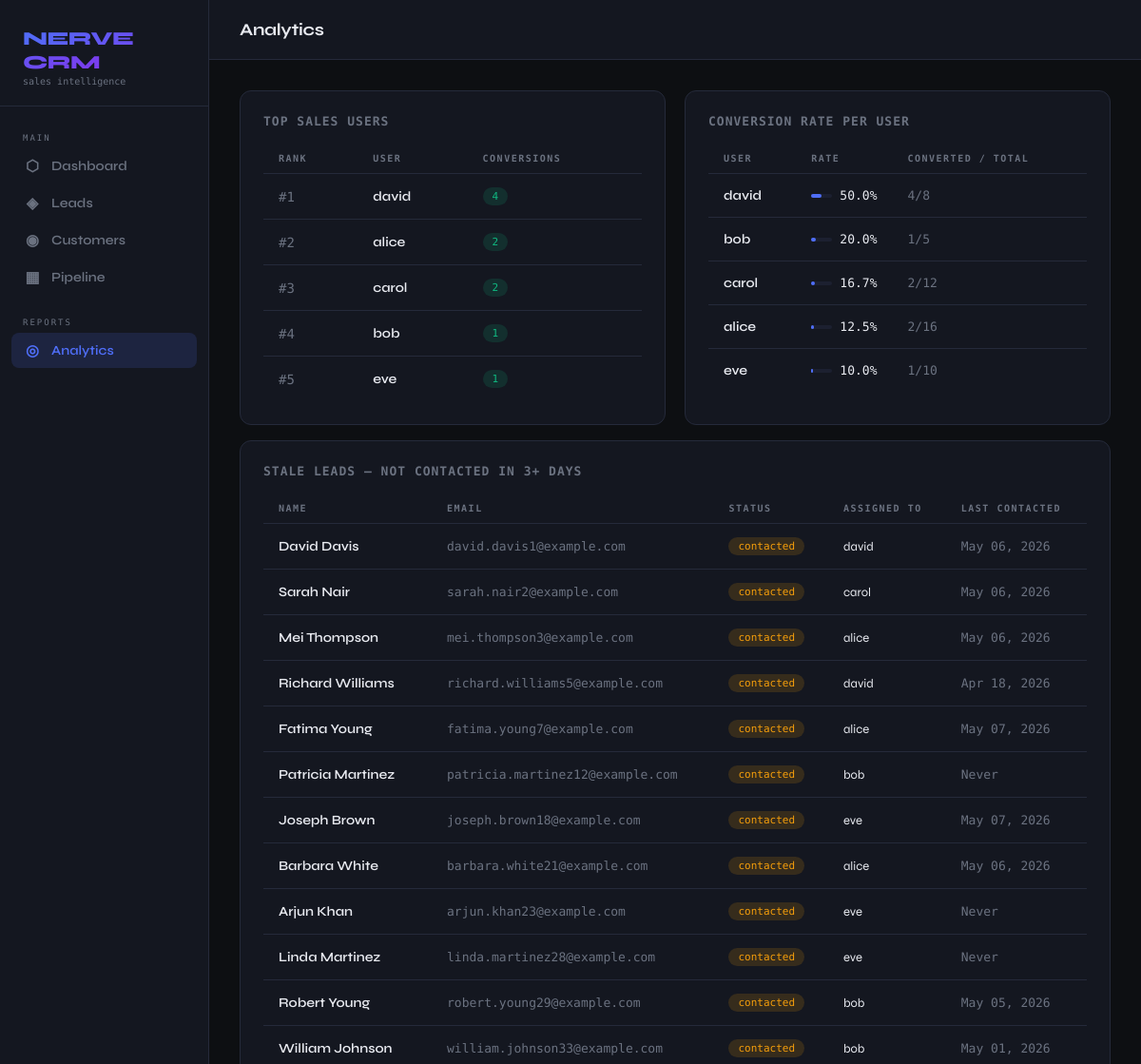
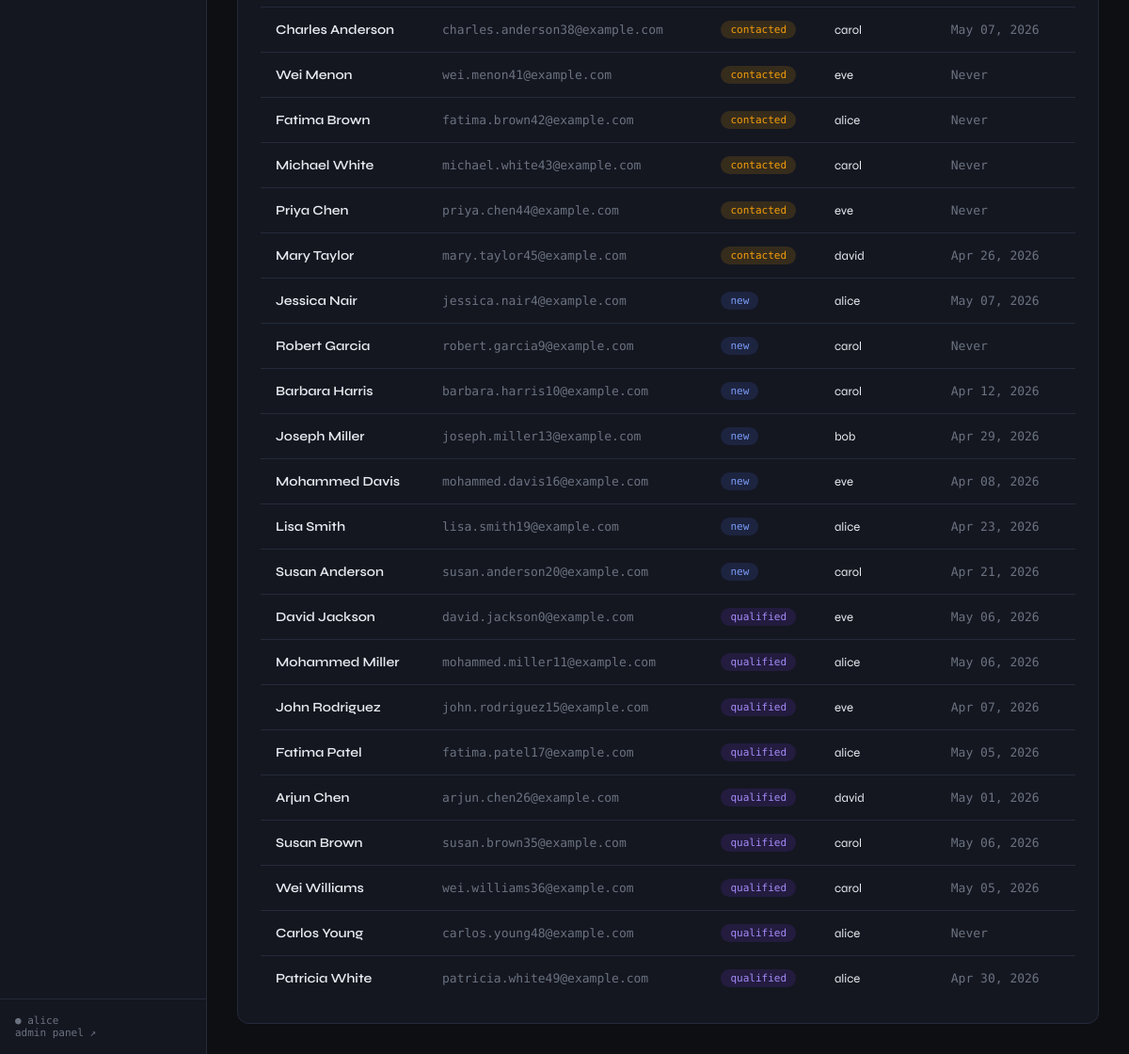
Page /crm/analytics/ (signed in) on the committed database (2 pictures, top to bottom).
### crm/models.py (models this page shows, shortened)
class User(AbstractUser):
    class Role(models.TextChoices):
        ADMIN = 'admin', 'Admin'
        SALES_REP = 'sales_rep', 'Sales Representative'
        MANAGER = 'manager', 'Manager'
    role = models.CharField(
        max_length=20,
        choices=Role.choices,
        default=Role.SALES_REP
    )
    phone = models.CharField(max_length=20, blank=True)
    created_at = models.DateTimeField(auto_now_add=True)
    updated_at = models.DateTimeField(auto_now=True)
    class Meta:
        db_table = 'crm_users'
        verbose_name = 'User'
        verbose_name_plural = 'Users'

class Lead(models.Model):
    class Status(models.TextChoices):
        NEW = 'new', 'New'
        CONTACTED = 'contacted', 'Contacted'
        QUALIFIED = 'qualified', 'Qualified'
        CONVERTED = 'converted', 'Converted'
        LOST = 'lost', 'Lost'
    class Source(models.TextChoices):
        WEBSITE = 'website', 'Website'
        REFERRAL = 'referral', 'Referral'
        SOCIAL = 'social', 'Social Media'
        COLD_CALL = 'cold_call', 'Cold Call'
        EMAIL = 'email', 'Email Campaign'
        OTHER = 'other', 'Other'
    first_name = models.CharField(max_length=100)
    last_name = models.CharField(max_length=100)
    email = models.EmailField(unique=True)
    phone = models.CharField(max_length=20, blank=True)
    company = models.CharField(max_length=200, blank=True)
    status = models.CharField(
        max_length=20,
        choices=Status.choices,
        default=Status.NEW,
        db_index=True
    )
    source = models.CharField(
        max_length=20,
        choices=Source.choices,
        default=Source.OTHER
    )
    notes = models.TextField(blank=True)
    estimated_value = models.DecimalField(
        max_digits=12, decimal_places=2,
        null=True, blank=True
    )
    assigned_to = models.ForeignKey(
        User,
        on_delete=models.SET_NULL,
        null=True, blank=True,
        related_name='assigned_leads'
    )
    tags = models.ManyToManyField(
        'Tag',
        blank=True,
        related_name='leads'
    )
    last_contacted = models.DateTimeField(null=True, blank=True)
    converted_at = models.DateTimeField(null=True, blank=True)
    created_at = models.DateTimeField(auto_now_add=True)
    updated_at = models.DateTimeField(auto_now=True)
    objects = LeadManager()
    class Meta:
        db_table = 'crm_leads'
        ordering = ['-created_at']
        indexes = [
            models.Index(fields=['status', 'assigned_to']),
            models.Index(fields=['last_contacted']),
            models.Index(fields=['created_at']),
        ]
    @property
    def full_name(self):
        return f"{self.first_name} {self.last_name}"

### crm/views.py (the view)
# urls.py: path('analytics/',                   views.sales_analytics,     name='sales_analytics'),
@login_required
def sales_analytics(request):
    context = {
        'top_users': Lead.objects.top_sales_users(limit=5),
        'stale_leads': Lead.objects.not_contacted_recently(days=3),
        'conversion_rates': Lead.objects.conversion_rate_per_user(),
    }
    return render(request, 'crm/analytics.html', context)

### crm/models.py (called while the page is built)
    def not_contacted_recently(self, days=3):
        cutoff = timezone.now() - timezone.timedelta(days=days)
        return self.filter(
            Q(last_contacted__lt=cutoff) | Q(last_contacted__isnull=True),
            status__in=['new', 'contacted', 'qualified']
        )

    def conversion_rate_per_user(self):
        return (
            self.values('assigned_to__id', 'assigned_to__username')
            .annotate(
                total_leads=Count('id'),
                converted_leads=Count('id', filter=Q(status='converted')),
            )
            .annotate(
                conversion_rate=ExpressionWrapper(
                    Cast('converted_leads', FloatField()) * 100.0
                    / Cast('total_leads', FloatField()),
                    output_field=FloatField()
                )
            )
            .order_by('-conversion_rate')
        )

    def top_sales_users(self, limit=5):
        return (
            self.filter(status='converted')
            .values('assigned_to__id', 'assigned_to__username')
            .annotate(converted_count=Count('id'))
            .order_by('-converted_count')[:limit]
        )

### crm/templates/crm/analytics.html (shortened to what this page needs)
{% extends 'crm/base.html' %}
{% block page_title %}Analytics{% endblock %}
{% block content %}
<div class="grid grid-2 mb-4">
    <div class="card">
        <div class="card-title">Top Sales Users</div>
        <table>
            <thead>
                <tr><th>Rank</th><th>User</th><th>Conversions</th></tr>
            </thead>
            <tbody>
                {% for row in top_users %}
                <tr>
                    <td class="text-muted text-mono">#{{ forloop.counter }}</td>
                    <td style="font-weight:600;">{{ row.assigned_to__username }}</td>
                    <td><span class="badge badge-converted">{{ row.converted_count }}</span></td>
                </tr>
                {% empty %}
                <tr><td colspan="3" class="text-muted text-sm">No data</td></tr>
                {% endfor %}
            </tbody>
        </table>
    </div>
    <div class="card">
        <div class="card-title">Conversion Rate Per User</div>
        <table>
            <thead>
                <tr><th>User</th><th>Rate</th><th>Converted / Total</th></tr>
            </thead>
            <tbody>
                {% for row in conversion_rates %}
                <tr>
                    <td style="font-weight:600;">{{ row.assigned_to__username }}</td>
                    <td>
                        <div style="display:flex;align-items:center;gap:8px;">
                            <div style="flex:1;height:4px;background:var(--surface2);border-radius:2px;">
                                <div style="width:{{ row.conversion_rate|floatformat:0 }}%;height:100%;background:var(--accent);border-radius:2px;"></div>
                            </div>
                            <span class="text-mono text-sm">{{ row.conversion_rate|floatformat:1 }}%</span>
                        </div>
                    </td>
                    <td class="text-muted text-mono text-sm">{{ row.converted_leads }}/{{ row.total_leads }}</td>
                </tr>
                {% empty %}
                <tr><td colspan="3" class="text-muted text-sm">No data</td></tr>
                {% endfor %}
            </tbody>
        </table>
    </div>
</div>
<div class="card">
    <div class="card-title">Stale Leads — Not Contacted in 3+ Days</div>
    {% if stale_leads %}
    <table>
        <thead>
            <tr><th>Name</th><th>Email</th><th>Status</th><th>Assigned To</th><th>Last Contacted</th></tr>
        </thead>
        <tbody>
            {% for lead in stale_leads %}
            <tr>
                <td>
                    <a href="{% url 'lead_detail' lead.pk %}" style="color:var(--text);text-decoration:none;font-weight:600;">
                        {{ lead.full_name }}
                    </a>
                </td>
                <td class="text-mono text-sm text-muted">{{ lead.email }}</td>
                <td><span class="badge badge-{{ lead.status }}">{{ lead.status }}</span></td>
                <td class="text-sm">{{ lead.assigned_to.username|default:"—" }}</td>
                <td class="text-mono text-sm text-muted">
                    {% if lead.last_contacted %}{{ lead.last_contacted|date:"M d, Y" }}{% else %}Never{% endif %}
                </td>
            </tr>
            {% endfor %}
        </tbody>
    </table>
    {% else %}
    <div class="empty"><div class="empty-text">All leads are up to date ✓</div></div>
    {% endif %}
</div>
{% endblock %}

### crm/templates/crm/base.html (shortened to what this page needs)
<!DOCTYPE html>
<html lang="en">
<head>
</head>
<body>
<aside class="sidebar">
    <div class="sidebar-logo">
        <span>NERVE CRM</span>
        <small>sales intelligence</small>
    </div>
    <nav>
        <div class="nav-label">Main</div>
        <a href="{% url 'dashboard' %}" class="nav-link {% if request.resolver_match.url_name == 'dashboard' %}active{% endif %}">
            <span class="nav-icon">⬡</span> Dashboard
        </a>
        <a href="{% url 'lead_list' %}" class="nav-link {% if 'lead' in request.resolver_match.url_name %}active{% endif %}">
            <span class="nav-icon">◈</span> Leads
        </a>
        <a href="{% url 'customer_list' %}" class="nav-link {% if 'customer' in request.resolver_match.url_name %}active{% endif %}">
            <span class="nav-icon">◉</span> Customers
        </a>
        <a href="{% url 'pipeline_board' %}" class="nav-link {% if request.resolver_match.url_name == 'pipeline_board' %}active{% endif %}">
            <span class="nav-icon">▦</span> Pipeline
        </a>
        <div class="nav-label" style="margin-top:12px">Reports</div>
        <a href="{% url 'sales_analytics' %}" class="nav-link {% if request.resolver_match.url_name == 'sales_analytics' %}active{% endif %}">
            <span class="nav-icon">◎</span> Analytics
        </a>
    </nav>
    <div class="sidebar-footer">
        {% if user.is_authenticated %}
            ● {{ user.username }}<br>
            <a href="/admin/" style="color:var(--muted);text-decoration:none;">admin panel ↗</a>
        {% endif %}
    </div>
</aside>
<div class="main">
    <div class="topbar">
        <div class="page-title">{% block page_title %}{% endblock %}</div>
    </div>
    <div class="content">
        {% block content %}{% endblock %}
    </div>
</div>
</body>
</html>

### crm/templates/crm/base.html (style rules this page uses)
*, *::before, *::after { box-sizing: border-box; margin: 0; padding: 0; }
:root { --bg: #0d0f12; --surface: #141720; --surface2: #1c2030; --border: #252a3a; --accent: #4f6ef7; --accent2: #7c3aed; --green: #10b981; --yellow: #f59e0b; --red: #ef4444; --text: #e8eaf0; --muted: #6b7280; --mono: 'DM Mono', monospace; --sans: 'Syne', sans-serif; }
body { background: var(--bg); color: var(--text); font-family: var(--sans); display: flex; min-height: 100vh; }
.sidebar { width: 220px; min-height: 100vh; background: var(--surface); border-right: 1px solid var(--border); display: flex; flex-direction: column; position: fixed; top: 0; left: 0; bottom: 0; }
.sidebar-logo { padding: 28px 24px 20px; border-bottom: 1px solid var(--border); }
.sidebar-logo span { font-size: 20px; font-weight: 800; letter-spacing: -0.5px; background: linear-gradient(135deg, var(--accent), var(--accent2)); background-clip: text; -webkit-background-clip: text; -webkit-text-fill-color: transparent; }
.sidebar-logo small { display: block; font-family: var(--mono); font-size: 10px; color: var(--muted); margin-top: 2px; -webkit-text-fill-color: var(--muted); }
.sidebar nav { padding: 16px 12px; flex: 1; }
.nav-label { font-family: var(--mono); font-size: 9px; letter-spacing: 2px; color: var(--muted); padding: 12px 12px 6px; text-transform: uppercase; }
.nav-link { display: flex; align-items: center; gap: 10px; padding: 9px 12px; border-radius: 8px; color: var(--muted); text-decoration: none; font-size: 14px; font-weight: 600; transition: all 0.15s; margin-bottom: 2px; }
.nav-link.active { background: rgba(79,110,247,0.15); color: var(--accent); }
.nav-icon { font-size: 16px; width: 20px; text-align: center; }
.sidebar-footer { padding: 16px; border-top: 1px solid var(--border); font-family: var(--mono); font-size: 11px; color: var(--muted); }
.main { margin-left: 220px; flex: 1; display: flex; flex-direction: column; min-height: 100vh; }
.topbar { padding: 20px 32px; border-bottom: 1px solid var(--border); display: flex; align-items: center; justify-content: space-between; background: var(--surface); position: sticky; top: 0; z-index: 10; }
.page-title { font-size: 18px; font-weight: 700; letter-spacing: -0.3px; }
.content { padding: 32px; flex: 1; }
.card { background: var(--surface); border: 1px solid var(--border); border-radius: 12px; padding: 24px; }
.card-title { font-size: 13px; font-weight: 700; letter-spacing: 1px; text-transform: uppercase; color: var(--muted); margin-bottom: 16px; font-family: var(--mono); }
.badge { display: inline-block; padding: 3px 10px; border-radius: 20px; font-family: var(--mono); font-size: 11px; font-weight: 500; }
.badge-new { background: rgba(79,110,247,0.15); color: #7b9cf7; }
.badge-contacted { background: rgba(245,158,11,0.15); color: #f59e0b; }
.badge-qualified { background: rgba(124,58,237,0.15); color: #a78bfa; }
.badge-converted { background: rgba(16,185,129,0.15); color: var(--green); }
table { width: 100%; border-collapse: collapse; }
th { font-family: var(--mono); font-size: 10px; letter-spacing: 1.5px; text-transform: uppercase; color: var(--muted); padding: 10px 16px; text-align: left; border-bottom: 1px solid var(--border); }
td { padding: 14px 16px; font-size: 14px; border-bottom: 1px solid var(--border); vertical-align: middle; }
tr:last-child td { border-bottom: none; }
.grid { display: grid; gap: 20px; }
.grid-2 { grid-template-columns: repeat(2, 1fr); }
.text-muted { color: var(--muted); }
.text-mono { font-family: var(--mono); }
.text-sm { font-size: 13px; }
.mb-4 { margin-bottom: 16px; }

### rows in the picture
User: username "alice", assigned_to__username "alice", converted_count "2", {{ row.conversion_rate|floatformat:0 }} 13 (drawn), conversion_rate "12.5", converted_leads "2", total_leads "16"
Lead: assigned_to__username "david", converted_count "4", full_name "David Jackson", email "david.jackson0@example.com", status "qualified", assigned_to.username "eve", last_contacted "May 06, 2026"
User: assigned_to__username "carol", converted_count "2", {{ row.conversion_rate|floatformat:0 }} 17 (drawn), conversion_rate "16.7", converted_leads "2", total_leads "12"
User: assigned_to__username "bob", converted_count "1", {{ row.conversion_rate|floatformat:0 }} 20 (drawn), conversion_rate "20.0", converted_leads "1", total_leads "5"
User: assigned_to__username "eve", converted_count "1", conversion_rate "10.0", converted_leads "1", total_leads "10"
Lead: full_name "David Davis", email "david.davis1@example.com", status "contacted", assigned_to.username "david", last_contacted "May 06, 2026"
Lead: full_name "Sarah Nair", email "sarah.nair2@example.com", status "contacted", assigned_to.username "carol", last_contacted "May 06, 2026"
Lead: full_name "Mei Thompson", email "mei.thompson3@example.com", status "contacted", assigned_to.username "alice", last_contacted "May 06, 2026"
Lead: full_name "Richard Williams", email "richard.williams5@example.com", status "contacted", assigned_to.username "david", last_contacted "Apr 18, 2026"
Lead: full_name "Fatima Young", email "fatima.young7@example.com", status "contacted", assigned_to.username "alice", last_contacted "May 07, 2026"
Lead: full_name "Patricia Martinez", email "patricia.martinez12@example.com", status "contacted", assigned_to.username "bob", shows "Never"
Lead: full_name "Joseph Brown", email "joseph.brown18@example.com", status "contacted", assigned_to.username "eve", last_contacted "May 07, 2026"
Lead: full_name "Barbara White", email "barbara.white21@example.com", status "contacted", assigned_to.username "alice", last_contacted "May 06, 2026"
Lead: full_name "Arjun Khan", email "arjun.khan23@example.com", status "contacted", assigned_to.username "eve", shows "Never"
Lead: full_name "Linda Martinez", email "linda.martinez28@example.com", status "contacted", assigned_to.username "eve", shows "Never"
Lead: full_name "Robert Young", email "robert.young29@example.com", status "contacted", assigned_to.username "bob", last_contacted "May 05, 2026"
Lead: full_name "William Johnson", email "william.johnson33@example.com", status "contacted", assigned_to.username "bob", last_contacted "May 01, 2026"
Lead: full_name "Charles Anderson", email "charles.anderson38@example.com", status "contacted", assigned_to.username "carol", last_contacted "May 07, 2026"
Lead: full_name "Wei Menon", email "wei.menon41@example.com", status "contacted", assigned_to.username "eve", shows "Never"
Lead: full_name "Fatima Brown", email "fatima.brown42@example.com", status "contacted", assigned_to.username "alice", shows "Never"
Lead: full_name "Michael White", email "michael.white43@example.com", status "contacted", assigned_to.username "carol", shows "Never"
Lead: full_name "Priya Chen", email "priya.chen44@example.com", status "contacted", assigned_to.username "eve", shows "Never"
Lead: full_name "Mary Taylor", email "mary.taylor45@example.com", status "contacted", assigned_to.username "david", last_contacted "Apr 26, 2026"
Lead: full_name "Jessica Nair", email "jessica.nair4@example.com", status "new", assigned_to.username "alice", last_contacted "May 07, 2026"
Lead: full_name "Robert Garcia", email "robert.garcia9@example.com", status "new", assigned_to.username "carol", shows "Never"
Lead: full_name "Barbara Harris", email "barbara.harris10@example.com", status "new", assigned_to.username "carol", last_contacted "Apr 12, 2026"
Lead: full_name "Joseph Miller", email "joseph.miller13@example.com", status "new", assigned_to.username "bob", last_contacted "Apr 29, 2026"
Lead: full_name "Mohammed Davis", email "mohammed.davis16@example.com", status "new", assigned_to.username "eve", last_contacted "Apr 08, 2026"
Lead: full_name "Lisa Smith", email "lisa.smith19@example.com", status "new", assigned_to.username "alice", last_contacted "Apr 23, 2026"
Lead: full_name "Susan Anderson", email "susan.anderson20@example.com", status "new", assigned_to.username "carol", last_contacted "Apr 21, 2026"
Lead: full_name "Mohammed Miller", email "mohammed.miller11@example.com", status "qualified", assigned_to.username "alice", last_contacted "May 06, 2026"
Lead: full_name "John Rodriguez", email "john.rodriguez15@example.com", status "qualified", assigned_to.username "eve", last_contacted "Apr 07, 2026"
Lead: full_name "Fatima Patel", email "fatima.patel17@example.com", status "qualified", assigned_to.username "alice", last_contacted "May 05, 2026"
Lead: full_name "Arjun Chen", email "arjun.chen26@example.com", status "qualified", assigned_to.username "david", last_contacted "May 01, 2026"
Lead: full_name "Susan Brown", email "susan.brown35@example.com", status "qualified", assigned_to.username "carol", last_contacted "May 06, 2026"
Lead: full_name "Wei Williams", email "wei.williams36@example.com", status "qualified", assigned_to.username "carol", last_contacted "May 05, 2026"
Lead: full_name "Carlos Young", email "carlos.young48@example.com", status "qualified", assigned_to.username "alice", shows "Never"
Lead: full_name "Patricia White", email "patricia.white49@example.com", status "qualified", assigned_to.username "alice", last_contacted "Apr 30, 2026"

### other values in the picture
{{ row.assigned_to__username }} "david"
{{ row.conversion_rate|floatformat:1 }} "50.0"
{{ row.converted_leads }} "4"
{{ row.total_leads }} "8"
